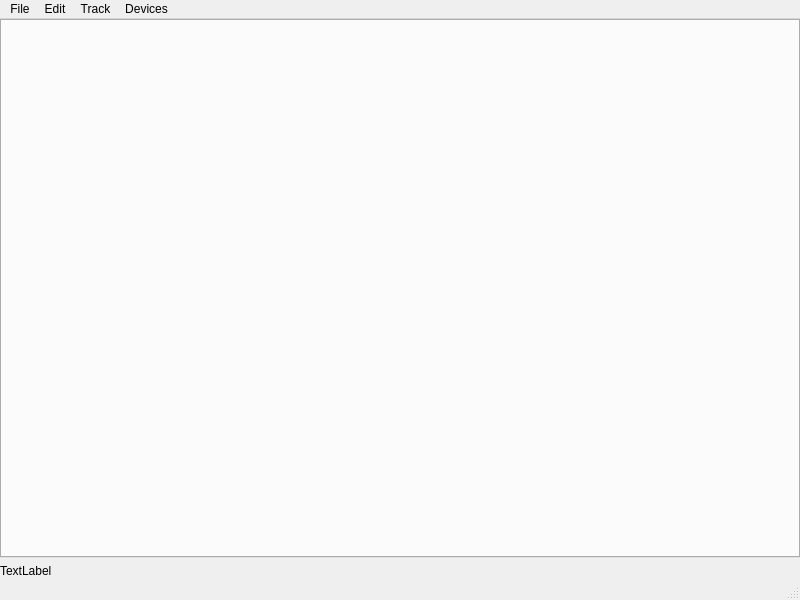
<?xml version="1.0" encoding="UTF-8"?>
<ui version="4.0">
 <class>WMain</class>
 <widget class="QMainWindow" name="WMain">
  <property name="geometry">
   <rect>
    <x>0</x>
    <y>0</y>
    <width>800</width>
    <height>600</height>
   </rect>
  </property>
  <property name="windowTitle">
   <string>vomid</string>
  </property>
  <widget class="QWidget" name="centralwidget">
   <layout class="QVBoxLayout" name="verticalLayout">
    <property name="margin">
     <number>0</number>
    </property>
    <item>
     <widget class="QTabWidget" name="tabs">
      <property name="currentIndex">
       <number>-1</number>
      </property>
      <property name="documentMode">
       <bool>false</bool>
      </property>
      <property name="tabsClosable">
       <bool>true</bool>
      </property>
      <property name="movable">
       <bool>true</bool>
      </property>
     </widget>
    </item>
    <item>
     <widget class="QLabel" name="file_compatible">
      <property name="text">
       <string>TextLabel</string>
      </property>
     </widget>
    </item>
   </layout>
  </widget>
  <widget class="QMenuBar" name="menubar">
   <property name="geometry">
    <rect>
     <x>0</x>
     <y>0</y>
     <width>800</width>
     <height>28</height>
    </rect>
   </property>
   <widget class="QMenu" name="menuFile">
    <property name="title">
     <string>File</string>
    </property>
    <addaction name="actionNew"/>
    <addaction name="actionOpen"/>
    <addaction name="actionSave"/>
    <addaction name="actionSaveAs"/>
    <addaction name="separator"/>
    <addaction name="actionClose"/>
    <addaction name="separator"/>
    <addaction name="actionInfo"/>
    <addaction name="separator"/>
    <addaction name="actionQuit"/>
   </widget>
   <widget class="QMenu" name="menuEdit">
    <property name="title">
     <string>Edit</string>
    </property>
    <addaction name="actionUndo"/>
    <addaction name="actionRedo"/>
   </widget>
   <widget class="QMenu" name="menuTrack">
    <property name="title">
     <string>Track</string>
    </property>
    <widget class="QMenu" name="menuNew">
     <property name="title">
      <string>New</string>
     </property>
     <addaction name="actionTrkStandard"/>
     <addaction name="actionTrkDrums"/>
     <addaction name="actionTrkTet"/>
     <addaction name="separator"/>
     <addaction name="actionTrkScala"/>
    </widget>
    <addaction name="menuNew"/>
   </widget>
   <widget class="QMenu" name="menuDevices">
    <property name="title">
     <string>Devices</string>
    </property>
    <widget class="QMenu" name="menuOutputDevices">
     <property name="title">
      <string>Output</string>
     </property>
    </widget>
    <addaction name="menuOutputDevices"/>
   </widget>
   <addaction name="menuFile"/>
   <addaction name="menuEdit"/>
   <addaction name="menuTrack"/>
   <addaction name="menuDevices"/>
  </widget>
  <widget class="QStatusBar" name="statusbar"/>
  <action name="actionNew">
   <property name="text">
    <string>New</string>
   </property>
  </action>
  <action name="actionOpen">
   <property name="text">
    <string>Open...</string>
   </property>
  </action>
  <action name="actionSave">
   <property name="text">
    <string>Save</string>
   </property>
  </action>
  <action name="actionSaveAs">
   <property name="text">
    <string>Save As...</string>
   </property>
  </action>
  <action name="actionQuit">
   <property name="text">
    <string>Quit</string>
   </property>
  </action>
  <action name="actionUndo">
   <property name="text">
    <string>Undo</string>
   </property>
  </action>
  <action name="actionRedo">
   <property name="text">
    <string>Redo</string>
   </property>
  </action>
  <action name="actionClose">
   <property name="text">
    <string>Close</string>
   </property>
  </action>
  <action name="actionTrkStandard">
   <property name="text">
    <string>Standard MIDI</string>
   </property>
  </action>
  <action name="actionTrkDrums">
   <property name="text">
    <string>Drums</string>
   </property>
  </action>
  <action name="actionTrkTet">
   <property name="text">
    <string>TET...</string>
   </property>
  </action>
  <action name="actionTrkScala">
   <property name="text">
    <string>Scala...</string>
   </property>
  </action>
  <action name="actionInfo">
   <property name="text">
    <string>Info</string>
   </property>
  </action>
 </widget>
 <resources/>
 <connections>
  <connection>
   <sender>actionNew</sender>
   <signal>triggered()</signal>
   <receiver>WMain</receiver>
   <slot>menu_new()</slot>
   <hints>
    <hint type="sourcelabel">
     <x>-1</x>
     <y>-1</y>
    </hint>
    <hint type="destinationlabel">
     <x>399</x>
     <y>299</y>
    </hint>
   </hints>
  </connection>
  <connection>
   <sender>actionOpen</sender>
   <signal>triggered()</signal>
   <receiver>WMain</receiver>
   <slot>menu_open()</slot>
   <hints>
    <hint type="sourcelabel">
     <x>-1</x>
     <y>-1</y>
    </hint>
    <hint type="destinationlabel">
     <x>399</x>
     <y>299</y>
    </hint>
   </hints>
  </connection>
  <connection>
   <sender>actionSave</sender>
   <signal>triggered()</signal>
   <receiver>WMain</receiver>
   <slot>menu_save()</slot>
   <hints>
    <hint type="sourcelabel">
     <x>-1</x>
     <y>-1</y>
    </hint>
    <hint type="destinationlabel">
     <x>399</x>
     <y>299</y>
    </hint>
   </hints>
  </connection>
  <connection>
   <sender>actionSaveAs</sender>
   <signal>triggered()</signal>
   <receiver>WMain</receiver>
   <slot>menu_saveas()</slot>
   <hints>
    <hint type="sourcelabel">
     <x>-1</x>
     <y>-1</y>
    </hint>
    <hint type="destinationlabel">
     <x>399</x>
     <y>299</y>
    </hint>
   </hints>
  </connection>
  <connection>
   <sender>actionQuit</sender>
   <signal>triggered()</signal>
   <receiver>WMain</receiver>
   <slot>close()</slot>
   <hints>
    <hint type="sourcelabel">
     <x>-1</x>
     <y>-1</y>
    </hint>
    <hint type="destinationlabel">
     <x>399</x>
     <y>299</y>
    </hint>
   </hints>
  </connection>
  <connection>
   <sender>actionClose</sender>
   <signal>triggered()</signal>
   <receiver>WMain</receiver>
   <slot>close_tab()</slot>
   <hints>
    <hint type="sourcelabel">
     <x>-1</x>
     <y>-1</y>
    </hint>
    <hint type="destinationlabel">
     <x>399</x>
     <y>299</y>
    </hint>
   </hints>
  </connection>
  <connection>
   <sender>tabs</sender>
   <signal>tabCloseRequested(int)</signal>
   <receiver>WMain</receiver>
   <slot>close_tab(int)</slot>
   <hints>
    <hint type="sourcelabel">
     <x>399</x>
     <y>302</y>
    </hint>
    <hint type="destinationlabel">
     <x>399</x>
     <y>299</y>
    </hint>
   </hints>
  </connection>
  <connection>
   <sender>tabs</sender>
   <signal>currentChanged(int)</signal>
   <receiver>WMain</receiver>
   <slot>current_changed()</slot>
   <hints>
    <hint type="sourcelabel">
     <x>399</x>
     <y>302</y>
    </hint>
    <hint type="destinationlabel">
     <x>399</x>
     <y>299</y>
    </hint>
   </hints>
  </connection>
 </connections>
 <slots>
  <slot>menu_new()</slot>
  <slot>menu_open()</slot>
  <slot>menu_save()</slot>
  <slot>menu_saveas()</slot>
  <slot>close_tab()</slot>
  <slot>close_tab(int)</slot>
  <slot>current_changed()</slot>
 </slots>
</ui>
